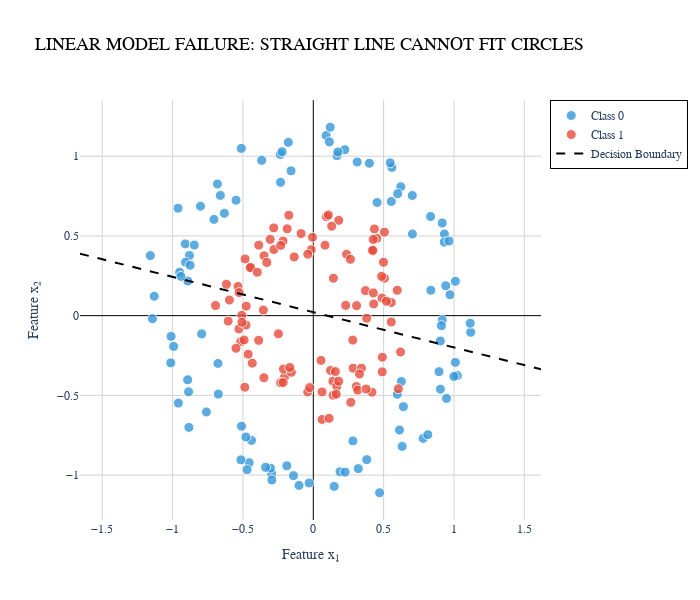

Source (notebook cell):
### Code cell
# Visualize the failed attempt
weights_circles_linear = linear_model_circles.weight.detach()[0]
bias_circles_linear = linear_model_circles.bias.detach().item()

plot_2d_classification(
    X_circles, y_circles,
    weights=weights_circles_linear,
    bias=bias_circles_linear,
    title="Linear Model Failure: Straight Line Cannot Fit Circles".upper(),
    show_boundary=True
)
